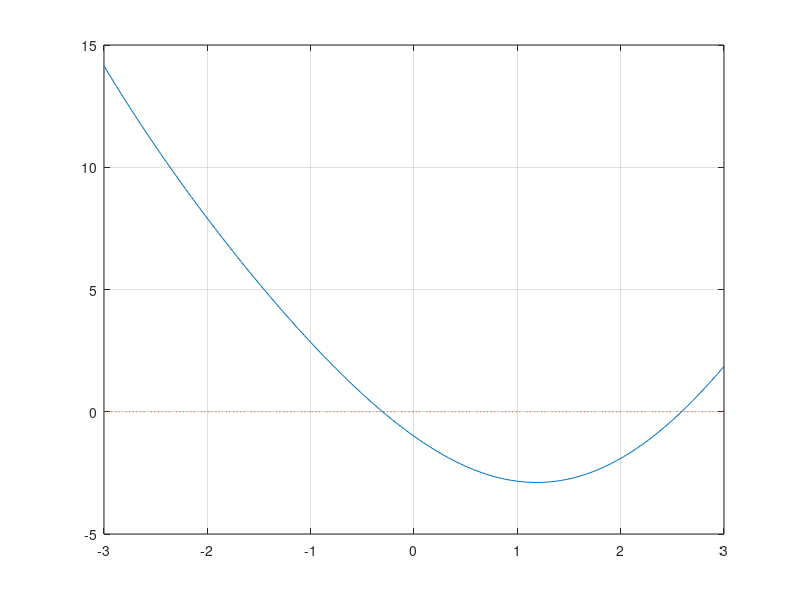

Write MATLAB code to recreate this figure. (Note: this script raises an error after producing the figure.)
a = -3;
b = 3;
x = linspace(a,b,100);
f = 'x.^2-2*x-1-sin(x)';
plot(x,eval(f),x,0*x,':');
grid on;
z = ginput(1);
[zr,fr] = fzero(f,z(1));
disp(zr);
hold on
plot(zr,fr,'r*',z(1),z(2),'g*');
hold off